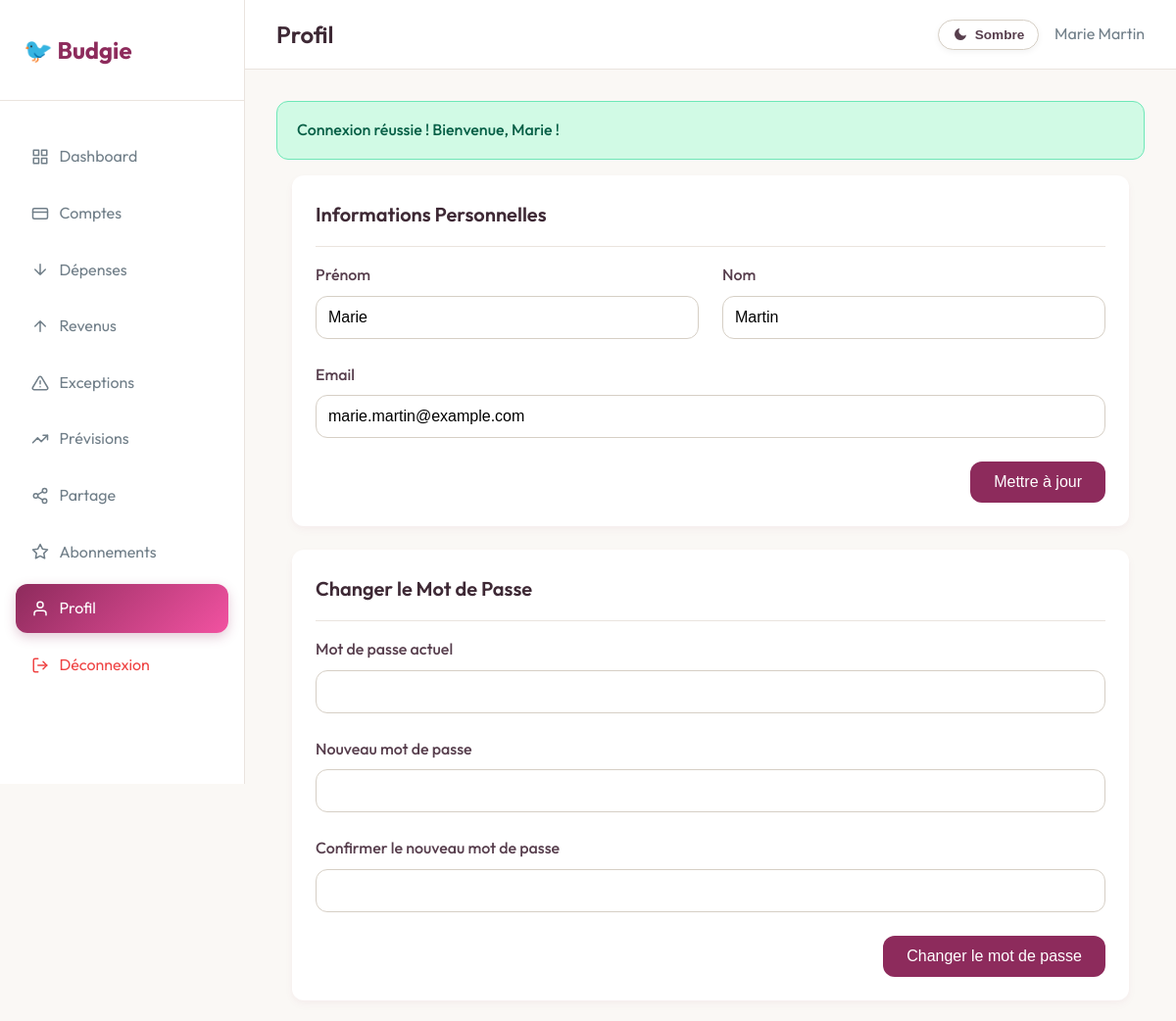
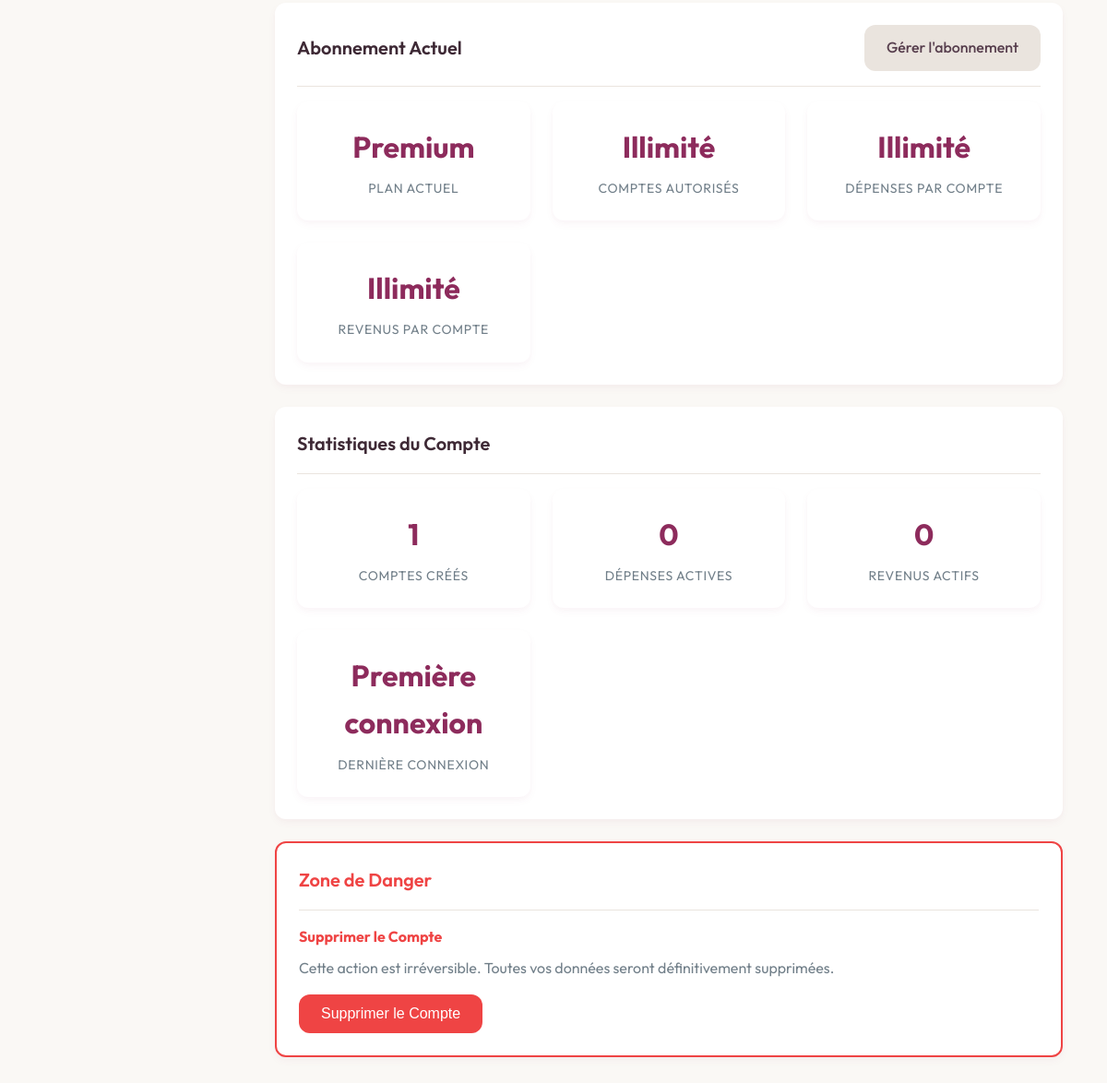
The app's page /public/profile.php (signed in) with its own data (2 pictures, top to bottom).
### tables this page shows
CREATE TABLE users (
    id INT PRIMARY KEY AUTO_INCREMENT,
    first_name VARCHAR(100) NOT NULL,
    last_name VARCHAR(100) NOT NULL,
    email VARCHAR(190) UNIQUE NOT NULL,
    password_hash VARCHAR(255) NOT NULL,
    subscription_type ENUM('free', 'premium') DEFAULT 'free',
    role ENUM('user', 'admin') NOT NULL DEFAULT 'user',
    subscription_start_date DATETIME NULL,
    subscription_end_date DATETIME NULL,
    stripe_customer_id VARCHAR(255) NULL,
    stripe_subscription_id VARCHAR(255) NULL,
    created_at TIMESTAMP DEFAULT CURRENT_TIMESTAMP,
    updated_at TIMESTAMP DEFAULT CURRENT_TIMESTAMP ON UPDATE CURRENT_TIMESTAMP,
    last_login TIMESTAMP NULL,
    status ENUM('active', 'inactive', 'suspended') DEFAULT 'active',
    email_verified_at TIMESTAMP NULL DEFAULT NULL
);

### src/config/config.php (called while the page is built, shortened)
<?php
require_once __DIR__ . '/database.php';
function isLoggedIn() {
    return isset($_SESSION['user_id']) && !empty($_SESSION['user_id']);
}
function getCurrentUser() {
    $user = fetchOne(
        "SELECT id, first_name, last_name, email, subscription_type FROM users WHERE id = ?",
        [$_SESSION['user_id']]
    );
    return $user;
}
?>

### src/config/database.php (called while the page is built, shortened)
<?php
class Database {
    private string $host;
    private string $port;
    private string $db_name;
    private string $username;
    private string $password;
    private static ?PDO $conn = null;
    public function __construct() {
        $this->host     = defined('DB_HOST') ? DB_HOST : ($_ENV['DB_HOST'] ?? '127.0.0.1');
        $this->port     = defined('DB_PORT') ? DB_PORT : ($_ENV['DB_PORT'] ?? '3306');
        $this->db_name  = defined('DB_NAME') ? DB_NAME : ($_ENV['DB_NAME'] ?? 'budgie_db');
        $this->username = defined('DB_USER') ? DB_USER : ($_ENV['DB_USER'] ?? 'root');
        $this->password = defined('DB_PASS') ? DB_PASS : ($_ENV['DB_PASS'] ?? '');
    }
    public function getConnection(): PDO {
        if (self::$conn !== null) {
            return self::$conn;
        }
        try {
            self::$conn = new PDO(
                "mysql:host={$this->host};port={$this->port};dbname={$this->db_name};charset=utf8mb4",
                $this->username,
                $this->password,
                [
                    PDO::ATTR_ERRMODE            => PDO::ERRMODE_EXCEPTION,
                    PDO::ATTR_DEFAULT_FETCH_MODE => PDO::FETCH_ASSOC,
                    PDO::ATTR_EMULATE_PREPARES   => false,
                    PDO::MYSQL_ATTR_INIT_COMMAND => "SET NAMES utf8mb4",
                ]
            );
        } catch (PDOException $e) {
            error_log("Database connection error: " . $e->getMessage());
            throw new Exception("Database connection failed");
        }
        return self::$conn;
    }
}
function getDB(): PDO {
    static $db = null;
    if ($db === null) {
        $db = new Database();
    }
    return $db->getConnection();
}
function executeQuery(string $sql, array $params = []): PDOStatement {
    try {
        $pdo  = getDB();
        $stmt = $pdo->prepare($sql);
        $stmt->execute($params);
        return $stmt;
    } catch (PDOException $e) {
        error_log("Query execution error: " . $e->getMessage() . " | SQL: " . $sql);
        throw new Exception("Database query failed: " . $e->getMessage());
    }
}
function fetchOne(string $sql, array $params = []) {
    $stmt = executeQuery($sql, $params);
    return $stmt->fetch();
}
?>

### public/profile.php (the view, shortened to what this page needs)
<?php
require_once __DIR__ . '/../src/config/config.php';
include SRC_PATH . '/includes/header.php';
$user = getCurrentUser();
$lastLoginInfo = fetchOne(
    "SELECT last_login FROM users WHERE id = ?",
    [$_SESSION['user_id']]
);
$accountsCount = fetchOne("SELECT COUNT(*) as count FROM accounts WHERE user_id = ?", [$_SESSION['user_id']])['count'];
$expensesCount = fetchOne("SELECT COUNT(*) as count FROM expenses WHERE user_id = ?", [$_SESSION['user_id']])['count'];
$incomesCount = fetchOne("SELECT COUNT(*) as count FROM incomes WHERE user_id = ?", [$_SESSION['user_id']])['count'];
$user_data = [
    'first_name' => $user['first_name'],
    'last_name' => $user['last_name'],
    'email' => $user['email'],
    'subscription' => $user['subscription_type'] === 'premium' ? 'Premium' : 'Gratuit',
    'accounts_limit' => $user['subscription_type'] === 'premium' ? 'Illimité' : FREE_ACCOUNTS_LIMIT,
    'expenses_limit' => $user['subscription_type'] === 'premium' ? 'Illimité' : FREE_EXPENSES_LIMIT,
    'incomes_limit' => $user['subscription_type'] === 'premium' ? 'Illimité' : FREE_INCOMES_LIMIT,
    'last_login' => $lastLoginInfo['last_login'] ?? 'Jamais',
    'accounts_count' => $accountsCount,
    'expenses_count' => $expensesCount,
    'incomes_count' => $incomesCount,
];
?>
<div class="container">
    <div class="card">
        <div class="card-header">
            <h3 class="card-title">Informations Personnelles</h3>
        </div>
        <form method="POST" action="actions/update_profile.php">
            <div style="display: grid; grid-template-columns: repeat(auto-fit, minmax(300px, 1fr)); gap: 1.5rem;">
                <div class="form-group">
                    <label for="first_name" class="form-label">Prénom</label>
                    <input type="text" id="first_name" name="first_name" class="form-input" value="<?php echo htmlspecialchars($user_data['first_name']); ?>" required>
                </div>
                <div class="form-group">
                    <label for="last_name" class="form-label">Nom</label>
                    <input type="text" id="last_name" name="last_name" class="form-input" value="<?php echo htmlspecialchars($user_data['last_name']); ?>" required>
                </div>
            </div>
            <div class="form-group">
                <label for="email" class="form-label">Email</label>
                <input type="email" id="email" name="email" class="form-input" value="<?php echo htmlspecialchars($user_data['email']); ?>" required>
            </div>
            <div style="display: flex; gap: 1rem; justify-content: flex-end;">
                <button type="submit" class="btn btn-primary">
                    Mettre à jour
                </button>
            </div>
        </form>
    </div>
    <div class="card">
        <div class="card-header">
            <h3 class="card-title">Changer le Mot de Passe</h3>
        </div>
        <form method="POST" action="actions/change_password.php">
            <div class="form-group">
                <label for="current_password" class="form-label">Mot de passe actuel</label>
                <input type="password" id="current_password" name="current_password" class="form-input" required>
            </div>
            <div class="form-group">
                <label for="new_password" class="form-label">Nouveau mot de passe</label>
                <input type="password" id="new_password" name="new_password" class="form-input" required>
            </div>
            <div class="form-group">
                <label for="confirm_new_password" class="form-label">Confirmer le nouveau mot de passe</label>
                <input type="password" id="confirm_new_password" name="confirm_new_password" class="form-input" required>
            </div>
            <div style="display: flex; gap: 1rem; justify-content: flex-end;">
                <button type="submit" class="btn btn-primary">
                    Changer le mot de passe
                </button>
            </div>
        </form>
    </div>
    <div class="card">
        <div class="card-header">
            <h3 class="card-title">Abonnement Actuel</h3>
            <a href="subscriptions.php" class="btn btn-secondary">
                Gérer l'abonnement
            </a>
        </div>
        <div style="display: grid; grid-template-columns: repeat(auto-fit, minmax(250px, 1fr)); gap: 1.5rem;">
            <div class="stat-card">
                <div class="stat-value"><?php echo $user_data['subscription']; ?></div>
                <div class="stat-label">Plan Actuel</div>
            </div>
            <div class="stat-card">
                <div class="stat-value"><?php echo $user_data['accounts_limit']; ?></div>
                <div class="stat-label">Comptes Autorisés</div>
            </div>
            <div class="stat-card">
                <div class="stat-value"><?php echo $user_data['expenses_limit']; ?></div>
                <div class="stat-label">Dépenses par Compte</div>
            </div>
            <div class="stat-card">
                <div class="stat-value"><?php echo $user_data['incomes_limit']; ?></div>
                <div class="stat-label">Revenus par Compte</div>
            </div>
        </div>
    </div>
    <div class="card">
        <div class="card-header">
            <h3 class="card-title">Statistiques du Compte</h3>
        </div>
        <div style="display: grid; grid-template-columns: repeat(auto-fit, minmax(200px, 1fr)); gap: 1.5rem;">
            <div class="stat-card">
                <div class="stat-value"><?php echo $user_data['accounts_count']; ?></div>
                <div class="stat-label">Comptes Créés</div>
            </div>
            <div class="stat-card">
                <div class="stat-value"><?php echo $user_data['expenses_count']; ?></div>
                <div class="stat-label">Dépenses Actives</div>
            </div>
            <div class="stat-card">
                <div class="stat-value"><?php echo $user_data['incomes_count']; ?></div>
                <div class="stat-label">Revenus Actifs</div>
            </div>
            <div class="stat-card">
                <div class="stat-value"><?php echo $user_data['last_login'] !== 'Jamais' ? formatDate($user_data['last_login'], 'd/m/Y H:i') : 'Première connexion'; ?></div>
                <div class="stat-label">Dernière Connexion</div>
            </div>
        </div>
    </div>
    <div class="card" style="border: 2px solid var(--danger-color);">
        <div class="card-header">
            <h3 class="card-title" style="color: var(--danger-color);">Zone de Danger</h3>
        </div>
        <div>
            <h4 style="color: var(--danger-color); margin-bottom: 0.5rem;">Supprimer le Compte</h4>
            <p style="color: var(--gray-600); margin-bottom: 1rem;">
                Cette action est irréversible. Toutes vos données seront définitivement supprimées.
            </p>
            <button class="btn btn-danger" onclick="deleteAccountPrompt()">
                Supprimer le Compte
            </button>
        </div>
    </div>
</div>
<?php include SRC_PATH . '/includes/footer.php'; ?>

### public/css/style.css (style rules this page uses)
:root { --primary-color: #8d2b5c; --primary-hover: #f252a1; --secondary-color: #BACCD8; --success-color: #10b981; --warning-color: #f59e0b; --danger-color: #ef4444; --light-bg: #FAF8F5; --white: #ffffff; --gray-100: #f7f5f2; --gray-200: #eae4de; --gray-300: #d6cfc5; --gray-400: #BACCD8; --gray-500: #8E9BA5; --gray-600: #717F89; --gray-700: #573E4D; --gray-800: #3E2935; --gray-900: #25121E; --border-radius: 12px; --shadow: 0 4px 10px rgba(141, 43, 92, 0.04), 0 2px 4px rgba(141, 43, 92, 0.02); --shadow-lg: 0 12px 30px rgba(141, 43, 92, 0.08), 0 4px 12px rgba(141, 43, 92, 0.03); --text-muted: var(--gray-500); --gray-50: #fdfcfb; }
* { margin: 0; padding: 0; box-sizing: border-box; }
body { font-family: 'Outfit', -apple-system, BlinkMacSystemFont, 'Segoe UI', Roboto, sans-serif; line-height: 1.6; color: var(--gray-800); background-color: var(--light-bg); }
.container { max-width: 1200px; margin: 0 auto; padding: 0 1rem; }
.card { background: var(--white); border-radius: var(--border-radius); box-shadow: var(--shadow); padding: 1.5rem; margin-bottom: 1.5rem; }
.card-header { display: flex; justify-content: space-between; align-items: center; margin-bottom: 1rem; padding-bottom: 1rem; border-bottom: 1px solid var(--gray-200); }
.card-title { font-size: 1.25rem; font-weight: 600; color: var(--gray-800); }
.stat-card { background: var(--white); border-radius: var(--border-radius); box-shadow: var(--shadow); padding: 1.5rem; text-align: center; }
.stat-value { font-size: 2rem; font-weight: 700; color: var(--primary-color); margin-bottom: 0.5rem; }
.stat-label { color: var(--gray-600); font-size: 0.875rem; text-transform: uppercase; letter-spacing: 0.05em; }
.form-group { margin-bottom: 1.5rem; }
.form-label { display: block; margin-bottom: 0.5rem; font-weight: 500; color: var(--gray-700); }
.form-input { width: 100%; padding: 0.75rem; border: 1px solid var(--gray-300); border-radius: var(--border-radius); font-size: 1rem; transition: border-color 0.2s; }
.btn { display: inline-flex; align-items: center; justify-content: center; padding: 0.75rem 1.5rem; border: none; border-radius: var(--border-radius); font-size: 1rem; font-weight: 500; text-decoration: none; cursor: pointer; transition: all 0.2s; gap: 0.5rem; }
.btn-primary { background: var(--primary-color); color: var(--white); }
.btn-secondary { background: var(--gray-200); color: var(--gray-700); }
.btn-danger { background: var(--danger-color); color: var(--white); }

### records on screen
users: first_name "Marie", last_name "Martin", email "marie.martin@example.com"

### other values on screen
$page_title "Profil"
$_SESSION['user_name'] "Marie Martin"
$gFlashSuccess "Connexion réussie ! Bienvenue, Marie !"
$user_data['subscription'] "Premium"
$user_data['accounts_limit'] "Illimité"
$user_data['expenses_limit'] "Illimité"
$user_data['incomes_limit'] "Illimité"
$user_data['accounts_count'] "1"
$user_data['expenses_count'] "0"
$user_data['incomes_count'] "0"
